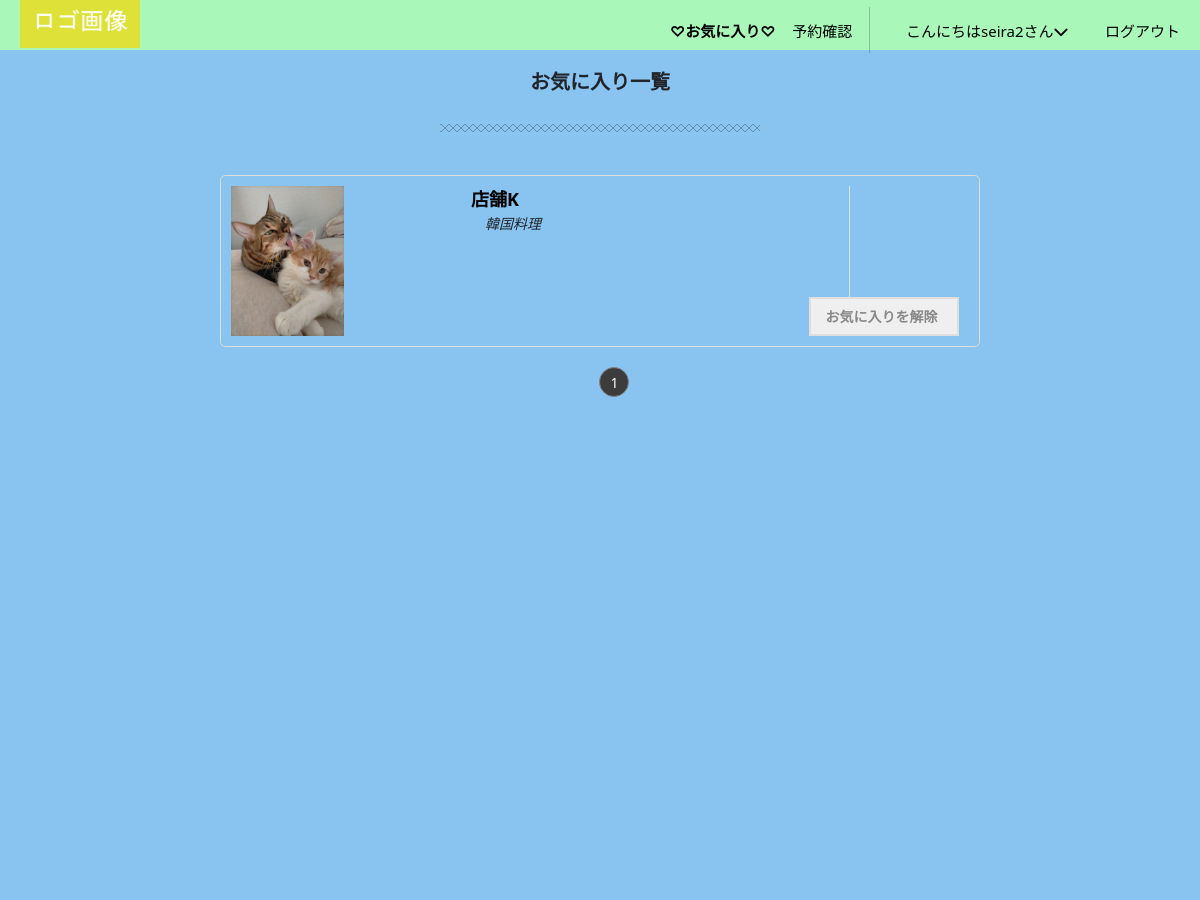
The page /like-list/ (signed in, upper part) on the database as committed earlier.
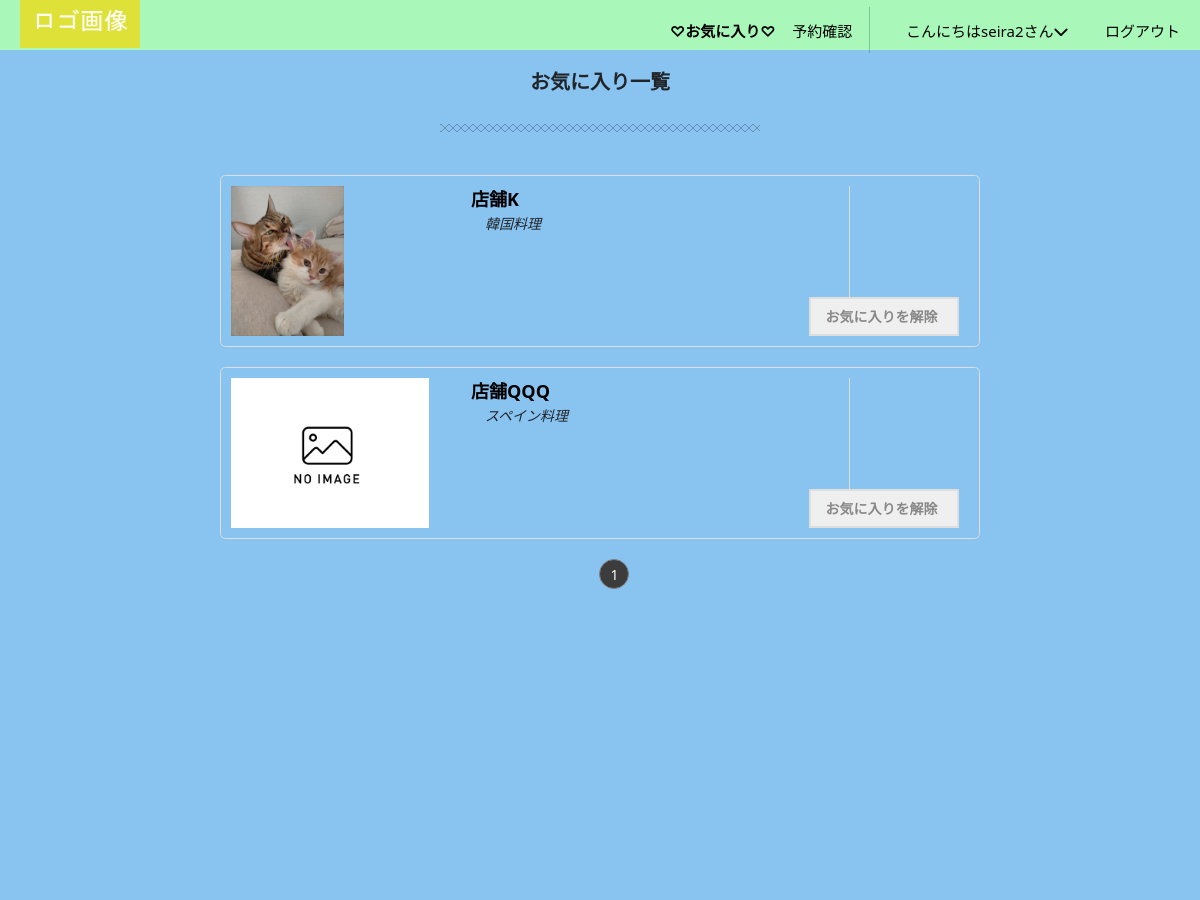
The same page on the database as committed later.
### gourmet/models.py (models this page shows, shortened)
class Like(models.Model):
    user = models.ForeignKey(CustomUser, verbose_name='ユーザー',on_delete=models.PROTECT)
    fav = models.ForeignKey(StoreInfo, verbose_name='お気に入り店舗', on_delete=models.CASCADE) #StoreInfoクラスの各インスタンスを識別するための変数
    create_at = models.DateTimeField(auto_now_add=True)
    class Meta:
        constraints = [
            UniqueConstraint(fields=['user','fav'], name='unique_user_fav')
        ]

class StoreInfo(models.Model):
    user = models.ForeignKey(CustomUser, verbose_name='ユーザー',on_delete=models.PROTECT)
    store_name = models.CharField(verbose_name='店舗名',max_length=40)
    category = models.ForeignKey(Category,verbose_name='ジャンル',on_delete=models.PROTECT)
    store_detail = models.TextField(verbose_name='店舗詳細',blank=True, null=True)
    photo1 = models.ImageField(verbose_name='写真1',blank=True,default='noImage.png')
    photo2 = models.ImageField(verbose_name='写真2',blank=True,default='noImage.png')
    photo3 = models.ImageField(verbose_name='写真3',blank=True,default='noImage.png')
    create_at = models.DateTimeField(verbose_name='作成日時',auto_now_add=True)
    updated_at = models.DateTimeField(verbose_name='更新日時',auto_now=True)
    class Meta:
        verbose_name_plural = 'StoreInfo'

class Category(models.Model):
    category_choices = [
    ('和食', '和食'),
    ('中華', '中華'),
    ('イタリアン', 'イタリアン'),
    ('フレンチ', 'フレンチ'),
    ('寿司','寿司'),
    ('焼肉','焼肉'),
    ('韓国料理','韓国料理'),
    ('タイ料理','タイ料理'),
    ('スペイン料理','スペイン料理')
]
    category = models.CharField(verbose_name='ジャンル', choices=category_choices, max_length=50,null=True,blank=True)
    def __str__(self):
        return dict(self.category_choices)[self.category]

### gourmet/views.py (the view)
# urls.py: path('like-list/',views.LikeListView.as_view(),name='like_list'),
class LikeListView(LoginRequiredMixin,generic.ListView):
    model = Like
    template_name = 'like_list.html'
    paginate_by = 5
    def get_queryset(self):
        return Like.objects.filter(user=self.request.user)

### gourmet/context_processors.py (called while the page is built)
def member_status(request):
    if request.user.is_authenticated:
        from gourmet.models import Member
        is_member = Member.objects.filter(user=request.user).exists()
        return {'is_member': is_member}
    return {'is_member': False}

### gourmet/templates/like_list.html (shortened to what this page needs)
{% extends 'base.html' %}
{% load static %}
{% block active-effe %}active{% endblock %}
{% block contents %}
<div class="a_detail">
    <div class="store-h1">
        <h1>お気に入り一覧</h1>
    </div>
    <hr class="hr1 mb-5">
        {% for object in object_list %}
        <div class="fav-list">
        <a href="{% url 'gourmet:detail' object.fav.id  %}"><img src="{{ object.fav.photo1.url}}" class="img-thumbnail0" style="max-width: 100%; max-height: 150px;" alt="..."></a></td>
            <div class="fav-text col-md-6">
                <a href="{% url 'gourmet:detail' object.fav.id  %}"><strong style="font-size: 18px; color: black;">{{object.fav.store_name}}</strong></a>
                <br>
                <p style="text-indent: 1em; font-style: italic;">{{object.fav.category}}</p>
            </div>
            <div class="fabtn-container">
                <form class="list-form" method="post" action="{% url 'gourmet:toggle-fav' store_id=object.fav.id %}">
                    <button type="submit" class="list-btn btn-design">
                        お気に入りを解除
                    </button>
                  </form>
            </div>
        </div>
        {% empty %}
        <p class="mt-5">お気に入りはありません。</p>
        {% endfor %}
        <ul class="Pagination">
            {% for num in page_obj.paginator.page_range %}
            <li class="Pagination-Item">
                <a class="Pagination-Item-Link {% if page_obj.number == num %}isActive{% endif %}" href="?page={{ num }}"><span>{{ num }}</span></a>
            </li>
            {% endfor %}
        </ul>
</div>
{% endblock %}

Rows that differ between the two databases and show on the page:
added Like: fav.photo1 (placeholder picture), fav.store_name "店舗QQQ", fav.category "スペイン料理"
